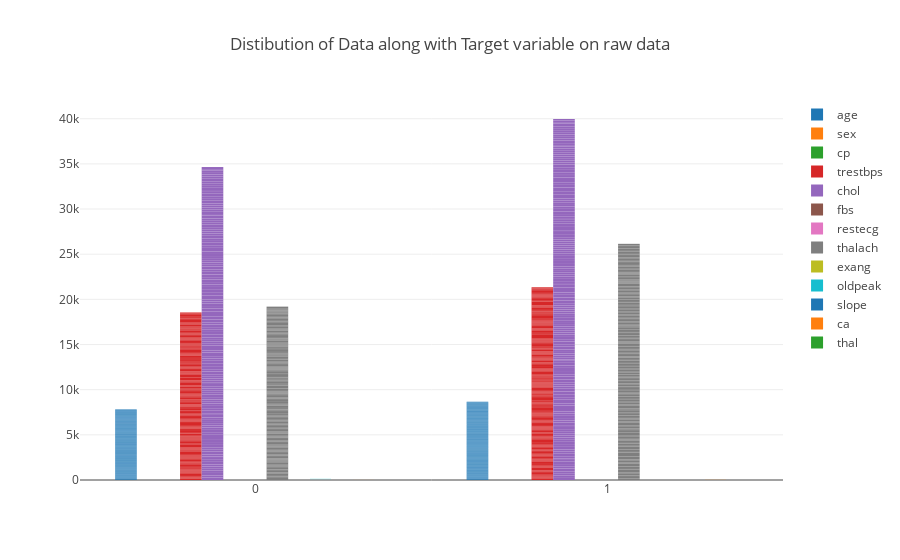

Notebook code for this chart:
### Code cell
import plotly.offline as py
import plotly.graph_objs as go
from plotly.offline import download_plotlyjs, init_notebook_mode, plot, iplot
init_notebook_mode(connected=True)

data = [
        go.Bar(name="age", y=df.age, x=df.target),
        go.Bar(name="sex", y=df.sex, x=df.target),
        go.Bar(name="cp", y=df.cp, x=df.target),
        go.Bar(name="trestbps", y=df.trestbps, x=df.target),
        go.Bar(name="chol", y=df.chol, x=df.target),
        go.Bar(name="fbs", y=df.fbs, x=df.target),
        go.Bar(name="restecg", y=df.restecg, x=df.target),
        go.Bar(name="thalach", y=df.thalach, x=df.target),
        go.Bar(name="exang", y=df.exang, x=df.target),
        go.Bar(name="oldpeak", y=df.oldpeak, x=df.target),
        go.Bar(name="slope", y=df.slope, x=df.target),
        go.Bar(name="ca", y=df.ca, x=df.target),
        go.Bar(name="thal", y=df.thal, x=df.target)
    # 'age', 'sex', 'cp', 'trestbps', 'chol', 'fbs', 'restecg', 'thalach', 'exang', 'oldpeak', 'slope', 'ca', 'thal'
]

layout = go.Layout(
    title='Distibution of Data along with Target variable on raw data'
)

fig = go.Figure(data=data, layout=layout)

plot_url = py.iplot(fig)
#plot_url = py.iplot(data)

### Figure 1 — Plotly figure (JSON) as saved in the notebook; plotly's stock layout.template omitted (floating-point values rounded to 4 significant figures; data arrays with more than 128 entries replaced by an {"elided": "..."} marker saying what was removed)
{"data": [{"name": "age", "type": "bar", "uid": "7442fe45-a1ff-4d42-902c-6d5648a89919", "x": {"elided": "303 int values"}, "y": {"elided": "303 int values"}}, {"name": "sex", "type": "bar", "uid": "4bdd902c-b987-4830-a0b2-cc71ce5ced30", "x": {"elided": "303 int values"}, "y": {"elided": "303 int values"}}, {"name": "cp", "type": "bar", "uid": "69373620-0fe9-4012-bda2-edbaa1e7e5ed", "x": {"elided": "303 int values"}, "y": {"elided": "303 int values"}}, {"name": "trestbps", "type": "bar", "uid": "2b6d52da-5953-4a69-abf0-d0c3d27c1980", "x": {"elided": "303 int values"}, "y": {"elided": "303 int values"}}, {"name": "chol", "type": "bar", "uid": "2f85bf21-95fc-418d-8f55-e4770d9a0a54", "x": {"elided": "303 int values"}, "y": {"elided": "303 int values"}}, {"name": "fbs", "type": "bar", "uid": "79a12a63-2ba2-4e79-8477-3b62ee1c636e", "x": {"elided": "303 int values"}, "y": {"elided": "303 int values"}}, {"name": "restecg", "type": "bar", "uid": "05a98465-344f-4f76-b86d-ab8f92e8832d", "x": {"elided": "303 int values"}, "y": {"elided": "303 int values"}}, {"name": "thalach", "type": "bar", "uid": "5ebfb8b3-d36b-43f6-bc13-34aa771244c9", "x": {"elided": "303 int values"}, "y": {"elided": "303 int values"}}, {"name": "exang", "type": "bar", "uid": "484ef1d8-7343-4cbd-9cc6-da537df025bc", "x": {"elided": "303 int values"}, "y": {"elided": "303 int values"}}, {"name": "oldpeak", "type": "bar", "uid": "ff94b856-d6a2-43f0-947d-c4ccd61545b8", "x": {"elided": "303 int values"}, "y": {"elided": "303 float values"}}, {"name": "slope", "type": "bar", "uid": "1fcd1711-edf8-476b-9edf-29c0944a5fff", "x": {"elided": "303 int values"}, "y": {"elided": "303 int values"}}, {"name": "ca", "type": "bar", "uid": "b3ef9df7-516c-4823-aa38-9dfe9058fb52", "x": {"elided": "303 int values"}, "y": {"elided": "303 int values"}}, {"name": "thal", "type": "bar", "uid": "3ac9aa7b-9190-4ccb-9489-2530f29cbe2a", "x": {"elided": "303 int values"}, "y": {"elided": "303 int values"}}], "layout": {"title": {"text": "Distibution of Data along with Target variable on raw data"}}}
